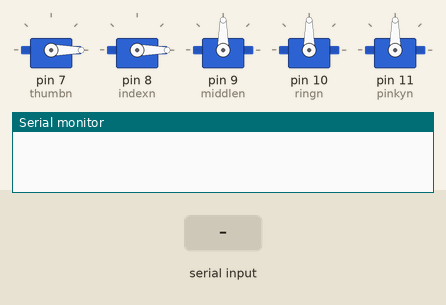
The sketch below on a simulated Arduino Uno, built with avr-gcc and run on an emulated ATmega328P. Parts: 5 × servo, the last lines printed to the serial monitor. Inputs (shaded band) come from the test bench.

Above: at 1.2 s.
1.3 s: "1" received over Serial
At 1.6 s:
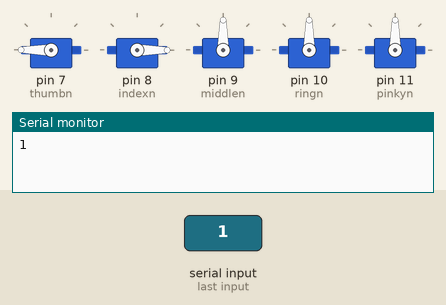
3.8 s: "Mode 0\n" received over Serial
Timing chart, 0 to 6.8 s (numbered marks = the images above; inputs shaded):
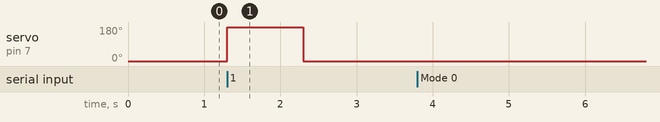

The sketch:

outputScript.ino
```cpp
#include <Servo.h>             //Servo library

Servo thumb;        //initialize a servo object for the connected servo
Servo index;
Servo middle;
Servo ring;
Servo pinky;
int thumbn = 7;
int indexn = 8;
int middlen = 9;
int ringn = 10;
int pinkyn = 11;

int state = 0;


void setup()
{
  Serial.begin(9600);
  thumb.attach(thumbn);      // attach the signal pin of servo to pin9 of arduino
  index.attach(indexn);      // attach the signal pin of servo to pin9 of arduino
  middle.attach(middlen);      // attach the signal pin of servo to pin9 of arduino
  ring.attach(ringn);      // attach the signal pin of servo to pin9 of arduino
  pinky.attach(pinkyn);      // attach the signal pin of servo to pin9 of arduino
  thumb.write(0);
  index.write(0);

}

void loop()
{
  if (Serial.available()>0){
    state = Serial.read();
    Serial.write(state);
  }

  if (state == '1'){
    thumb.write(180);
    delay(1000);
    thumb.write(0);
    state = 0;
  }
  else if (state == '2'){
    state=0;
  }
  else if (state == '3'){
    state=0;
  }
  else if (state == '4'){
    state=0;
  }
  else if (state == '5'){
    state=0;
  }
//  else{
//    Serial.println("Mode 0");
//  }
//
}
```

Measured:
- after the input at 1.3 s, servo on pin 7 (thumbn): 0° → 180° at once, → 0° 1.0 s later
